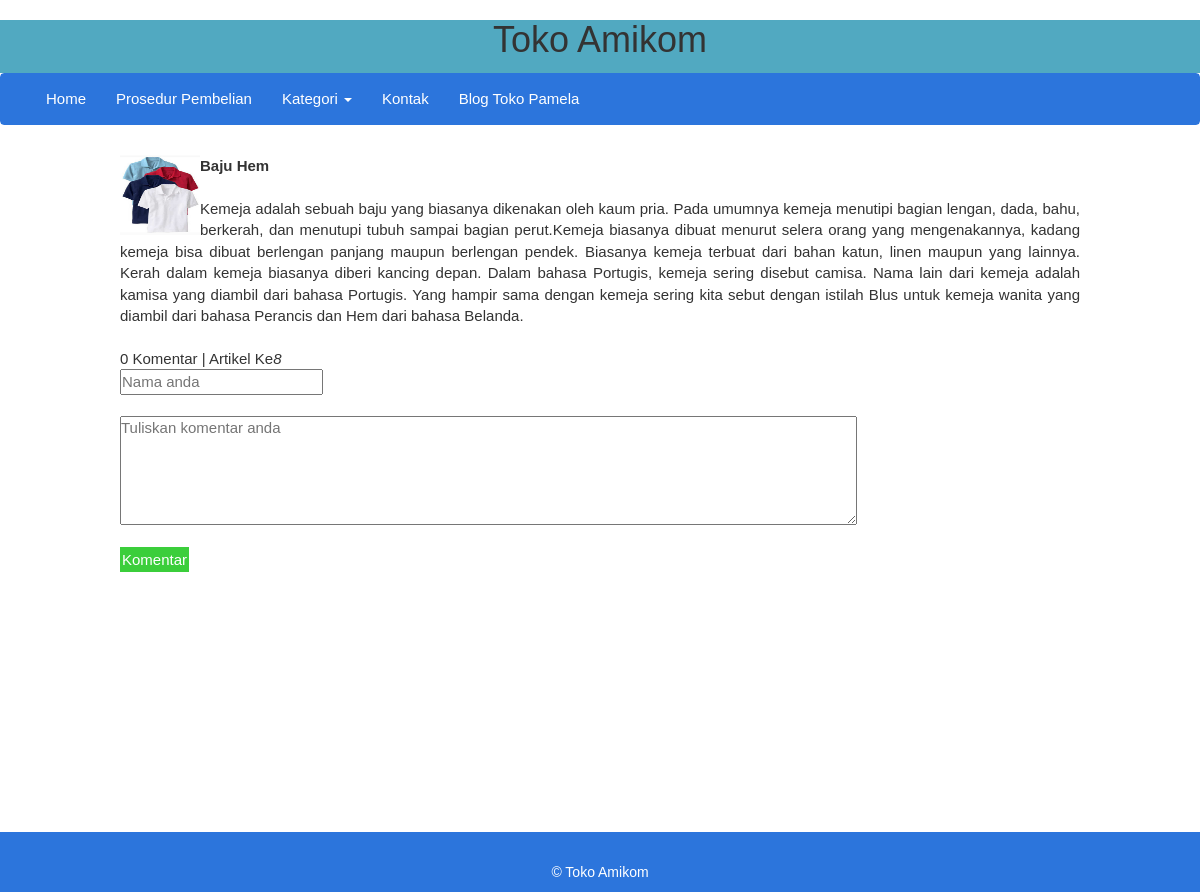
/blog_single.php?id=8, run on the app's committed database.
### tables this page shows
CREATE TABLE `blog` (
  `id_post` int(11) NOT NULL,
  `foto_profil` varchar(100) NOT NULL,
  `judul_post` varchar(100) NOT NULL,
  `isi_post` text NOT NULL
);

### akses/fungsi.php (called while the page is built, shortened)
<?php
function tampil_blog_per_id($id){
	global $link;
	$query = "SELECT * FROM blog WHERE id_post='$id'";
	$result = mysqli_query($link,$query) or die ('Gagal menampilkan data');
	return $result;
}
function tampil_komentar_per_id($id){
	global $link;
	$query = "SELECT * FROM komentar WHERE id_post='$id' ORDER BY id_komen DESC";
	$result = mysqli_query($link,$query) or die ('Gagal menampilkan data');
	return $result;
}

### blog_single.php (the view, shortened to what this page needs)
<?php
include 'head.php';
$id=$_GET['id'];
$tampil_komen=tampil_komentar_per_id($id);
$jumlah=mysqli_num_rows($tampil_komen);
if(isset($_GET['id'])){
	$result = tampil_blog_per_id($id);
	while ($a=mysqli_fetch_assoc($result)) {
		$id_awal 	=$a['id_post'];
		$foto_awal 	=$a['foto_profil'];
		$judul_awal	=$a['judul_post'];
		$isi_awal	=$a['isi_post'];
	}
}
?>
<div id="posting">
			<div id="foto"><img width="80" height="80" src="img/<?= $foto_awal;?>"></div>
			<div id="judul">
				<b><?= $judul_awal;?></a></b>
			</div><br>
			<div id="isi"> <?= $isi_awal;?></div><br>
</div>
		<form action="" method="post">
					<div class="artikel">
						<?= $jumlah;?> Komentar | Artikel Ke<input id="artikel" readonly type="text" name="artikel" value="<?= $id_awal;?>">
					</div>
					<div id="nama_pengomentar">
						<input type="text" name="nama" placeholder="Nama anda" required>
					</div><br>
					<div id="isi_komen">
						<textarea name="komen" cols="80" rows="5" placeholder="Tuliskan komentar anda" required></textarea>
					</div><br>
					<input class="submit" type="submit" name="submit" value="Komentar"><br>
		</form>
<?php include 'foot.php';?>

### css/style.css (style rules this page uses)
* { padding: 0; margin: 0 auto; font-size: 15px; font-family: sans-serif; list-style: none; text-decoration: none; max-width: 100% !important; }

### blog_single.php (style rules this page uses)
#artikel { font-style: italic; border:0px; border:0px; }
#isi { text-align: justify; }
#foto { float: left; }
.submit { border: 2px solid #3BCE3B; background-color: #3BCE3B; color:white; }
#posting { padding-top: 10px; }

### data on the page
blog: foto_profil (picture), judul_post "Baju Hem", isi_post "Kemeja adalah sebuah baju yang biasanya dikenakan oleh kaum pria. Pada umumnya kemeja menutipi bagian lengan, dada, bahu, berkerah, dan menutupi tubuh sampai bagian perut.Kemeja biasanya dibuat menurut selera orang yang mengenakannya, kadang kemeja bisa dibuat berlengan panjang maupun berlengan pendek. Biasanya kemeja terbuat dari bahan katun, linen maupun yang lainnya. Kerah dalam kemeja biasanya diberi kancing depan. Dalam bahasa Portugis, kemeja sering disebut camisa. Nama lain dari kemeja adalah kamisa yang diambil dari bahasa Portugis. Yang hampir sama dengan kemeja sering kita sebut dengan istilah Blus untuk kemeja wanita yang diambil dari bahasa Perancis dan Hem dari bahasa Belanda.", artikel "8"

### other printed values
$jumlah "0"
